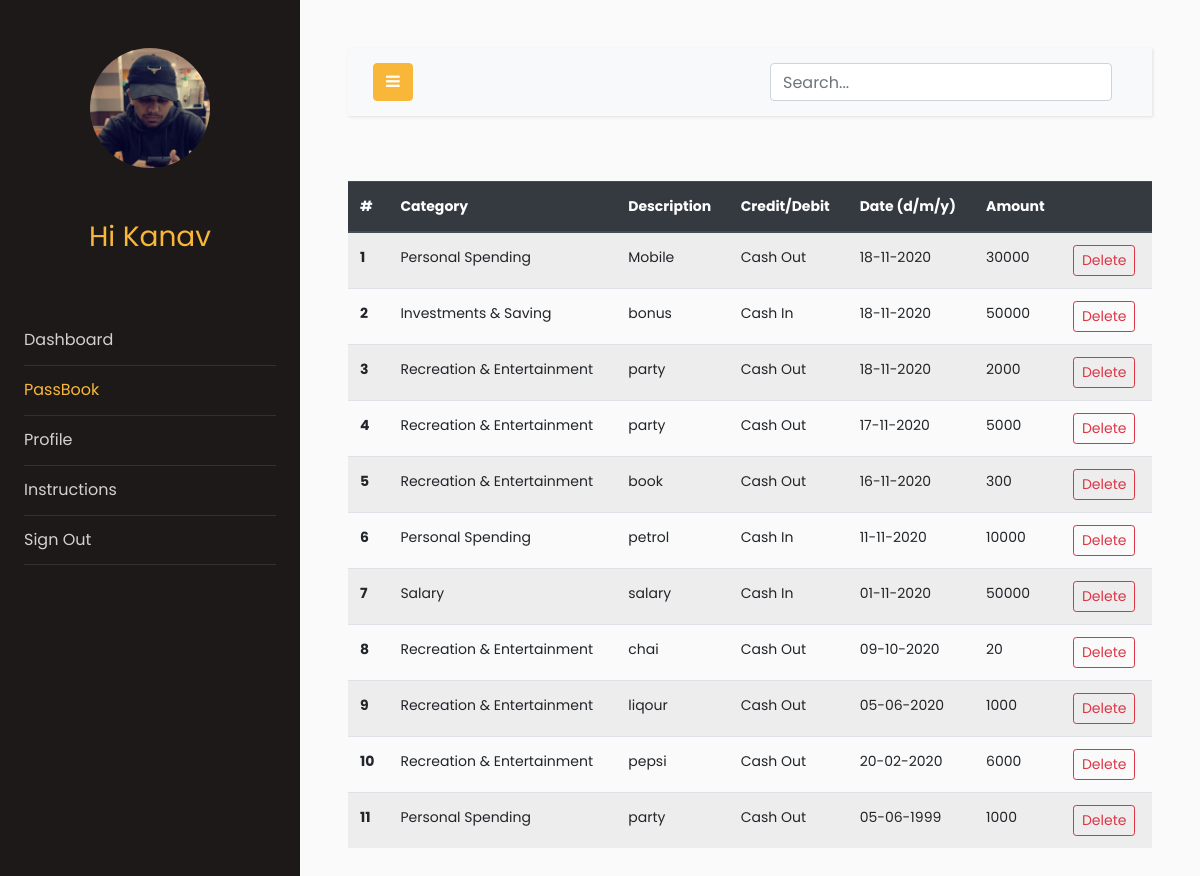
The page /passbook (signed in) on the database its author committed.
### models.py (models this page shows, shortened)
class Users(db.Model, UserMixin):
    __tablename__ = "users"
    id = db.Column(db.Integer, primary_key=True)
    email = db.Column(db.String(64), unique=True, index=True)
    name = db.Column(db.String(64))
    pasword_hash = db.Column(db.String(128))
    income = db.Column(db.Integer)
    budget = db.Column(db.Integer, default=0)
    profile_image = db.Column(
        db.String(128), nullable=False, default="default_profile.jpeg"
    )
    trans = db.relationship("Transactions", backref="User", lazy="dynamic")

class Transactions(db.Model):
    __searchable__ = ["description", "cat", "amount", "date"]
    users = db.relationship(Users)
    id = db.Column(db.Integer, primary_key=True)
    cashFlow = db.Column(db.Integer)
    amount = db.Column(db.Integer)
    description = db.Column(db.String(64))
    cat = db.Column(db.String(64))
    date = db.Column(db.DateTime)
    userId = db.Column(db.Integer, db.ForeignKey("users.id"), nullable=False)

### app.py (the view)
@app.route("/passbook", methods=["GET", "POST"])
@login_required
def passbook():
    uid = current_user.id
    trans_data = Transactions.query.filter_by(userId=uid).order_by(
        Transactions.date.desc()
    )
    return render_template("passbook.html", trans_data=trans_data)

### models.py (called while the page is built)
@login_manager.user_loader
def load_user(user_id):
    return Users.query.get(user_id)

### templates/passbook.html (shortened to what this page needs)
<!doctype html>
<html lang="en">
<head>
    <link rel="stylesheet" href="https://stackpath.bootstrapcdn.com/font-awesome/4.7.0/css/font-awesome.min.css">
<link rel="stylesheet" href="{{ url_for('static', filename='css1/style.css') }}">
</head>
<body>
    <div class="wrapper d-flex align-items-stretch">
        <nav id="sidebar">
            <div class="p-4 pt-5">
                <a href="#" class="img logo rounded-circle mb-5" style="background-image: url({{url_for('static',filename='profile_pics/'+current_user.profile_image)}})"></a>
                <h3 style="color: #f8b739; font-family: Poppins, Arial, sans-serif; text-align: center;">Hi {{current_user.name}}</h3>
                <br>
                <br>
                <ul class="list-unstyled components mb-5">
                    <li>
                        <a href="{{url_for('dashboard')}}">Dashboard</a>
                    </li>
                    <li class="active">
                        <a href="{{url_for('passbook')}}">PassBook</a>
                    </li>
                    <li>
                        <a href="{{url_for('profile')}}">Profile</a>
                    </li>
                    <li>
                        <a href="{{url_for('instructions')}}">Instructions</a>
                    </li>
                    <li>
                        <a href="{{url_for('logout')}}">Sign Out</a>
                    </li>
                </ul>
            </div>
        </nav>
        <div id="content" class="p-4 p-md-5">
            <nav class="navbar navbar-expand-lg navbar-light bg-light">
                <div class="container-fluid">
                    <button type="button" id="sidebarCollapse" class="btn btn-primary">
                        <i class="fa fa-bars"></i>
                    </button>
                    <form action="search" , method="GET">
                        <div class="container h-50">
                            <div class="d-flex justify-content-center h-100">
                                <input type="search" class="form-control ds-input" id="search-input" name="query" placeholder="Search..." aria-label="Search for..."
                                    autocomplete="off" data-docs-version="4.5" spellcheck="false" role="combobox" aria-autocomplete="list"
                                    aria-expanded="false" aria-owns="algolia-autocomplete-listbox-0" dir="auto"
                                    style="position: relative; vertical-align: top;">
                            </div>
                        </div>
                    </form>
                </div>
            </nav>
            <br>
            <table class="table table-striped">
                <thead class="thead-dark">
                    <tr>
                        <th scope="col">#</th>
                        <th scope="col">Category</th>
                        <th scope="col">Description</th>
                        <th scope="col">Credit/Debit</th>
                        <th scope="col">Date (d/m/y)</th>
                        <th scope="col">Amount</th>
                        <th scope="col"></th>
                    </tr>
                </thead>
                <tbody>
                    {%for r in trans_data%}
                    <tr>
                        <th scope="row">{{loop.index0 + 1}}</th>
                        <td>{{r.cat}}</td>
                        <td>{{r.description}}</td>
                        {%if r.cashFlow == 1 %}
                        <td>Cash In</td>
                        {%else%}
                        <td>Cash Out</td>
                        {%endif%}
                        <td>{{r.date.strftime('%d-%m-%Y')}}</td>
                        <td>{{r.amount}}</td>
                        <td><button type="button" class="btn btn-outline-danger btn-sm" data-toggle="modal" data-target="#del{{r.id}}">
                            Delete
                        </button></td>
                    </tr>
                    {%endfor%}
                </tbody>
            </table>
        </div>
    </div>
</body>
</html>

### rows shown on the page
Users: profile_image (picture), name "Kanav"
Transactions: cat "Personal Spending", description "Mobile", cashFlow "Cash Out", date "18-11-2020", amount "30000"
Transactions: cat "Investments & Saving", description "bonus", cashFlow "Cash In", date "18-11-2020", amount "50000"
Transactions: cat "Recreation & Entertainment", description "party", cashFlow "Cash Out", date "18-11-2020", amount "2000"
Transactions: cat "Recreation & Entertainment", description "party", cashFlow "Cash Out", date "17-11-2020", amount "5000"
Transactions: cat "Recreation & Entertainment", description "book", cashFlow "Cash Out", date "16-11-2020", amount "300"
Transactions: cat "Personal Spending", description "petrol", cashFlow "Cash In", date "11-11-2020", amount "10000"
Transactions: cat "Salary", description "salary", cashFlow "Cash In", date "01-11-2020", amount "50000"
Transactions: cat "Recreation & Entertainment", description "chai", cashFlow "Cash Out", date "09-10-2020", amount "20"
Transactions: cat "Recreation & Entertainment", description "liqour", cashFlow "Cash Out", date "05-06-2020", amount "1000"
Transactions: cat "Recreation & Entertainment", description "pepsi", cashFlow "Cash Out", date "20-02-2020", amount "6000"
Transactions: cat "Personal Spending", description "party", cashFlow "Cash Out", date "05-06-1999", amount "1000"
